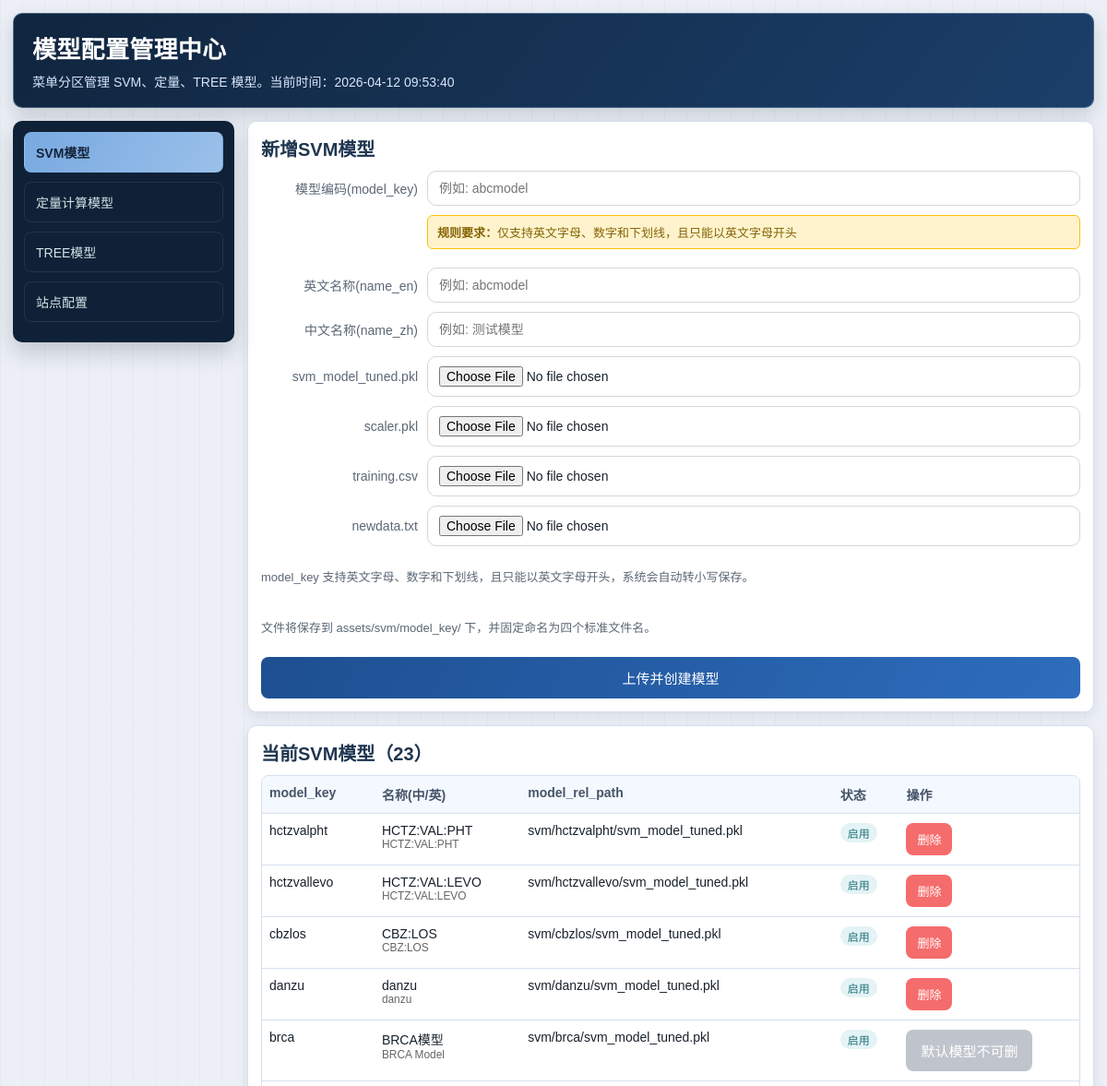
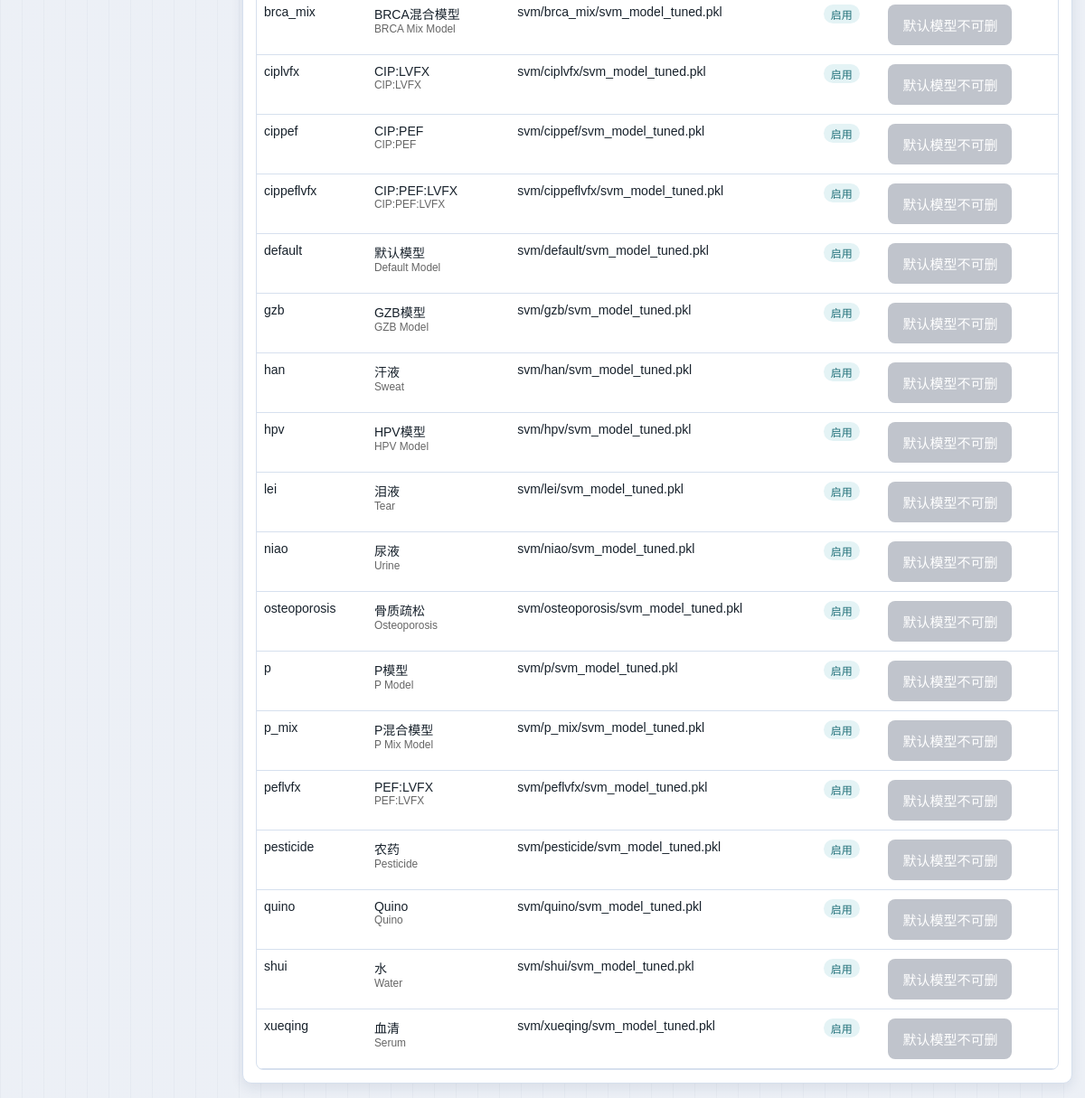
Screenshot of /admin/models/svm with the database file from the repository (2 pictures, top to bottom).
### tables this page shows
CREATE TABLE svm_models (
            model_key TEXT PRIMARY KEY,
            name TEXT NOT NULL,
            model_rel_path TEXT NOT NULL,
            scaler_rel_path TEXT NOT NULL,
            training_rel_path TEXT NOT NULL,
            default_txt_rel_path TEXT NOT NULL,
            is_active INTEGER NOT NULL DEFAULT 1,
            created_at TEXT NOT NULL DEFAULT CURRENT_TIMESTAMP,
            updated_at TEXT NOT NULL DEFAULT CURRENT_TIMESTAMP
        , is_builtin INTEGER NOT NULL DEFAULT 0, name_en TEXT, name_zh TEXT);

### blueprints/model_admin.py (the view)
@model_admin_bp.route("/admin/models/svm", methods=["GET"])
def svm_model_admin_page():
    pending_model_key = _normalize_model_key(request.args.get("pending_model_key", ""))
    pending_prob_labels_raw = request.args.get("pending_prob_labels", "")
    pending_prob_labels = []
    if pending_prob_labels_raw:
        pending_prob_labels = [
            _canonical_probability_label_key(x)
            for x in pending_prob_labels_raw.split(",")
            if _canonical_probability_label_key(x)
        ]
    activation_mode = request.args.get("activation_mode", "").strip() == "1"
    return _render_svm_admin_page(
        svm_message=request.args.get("svm_message", ""),
        svm_error=request.args.get("svm_error", ""),
        pending_model_key=pending_model_key,
        pending_prob_labels=pending_prob_labels,
        activation_mode=activation_mode,
    )

### blueprints/model_admin.py (called while the page is built)
def _normalize_model_key(raw_value: str) -> str:
    return raw_value.strip().lower()

def _render_svm_admin_page(
    svm_message: str = "",
    svm_error: str = "",
    pending_model_key: str = "",
    pending_prob_labels=None,
    activation_mode: bool = False,
    all_prob_labels=None,
    existing_prob_label_map=None,
):
    svm_models = list_svm_models(ModelConfig.DB_PATH)
    return render_template(
        "model_admin_svm.html",
        svm_models=svm_models,
        svm_message=svm_message,
        svm_error=svm_error,
        pending_model_key=pending_model_key,
        pending_prob_labels=(pending_prob_labels or []),
        activation_mode=activation_mode,
        all_prob_labels=all_prob_labels or [],
        existing_prob_label_map=existing_prob_label_map or {},
        now=datetime.now(),
        active_menu="svm",
    )

### config/model_config_repository.py (called while the page is built)
def _connect(db_path: str) -> sqlite3.Connection:
    conn = sqlite3.connect(db_path)
    conn.row_factory = sqlite3.Row
    conn.execute("PRAGMA foreign_keys = ON")
    return conn

@contextmanager
def _connection(db_path: str):
    conn = _connect(db_path)
    try:
        yield conn
        conn.commit()
    finally:
        conn.close()

def list_svm_models(db_path: str):
    with _connection(db_path) as conn:
        rows = conn.execute(
            """
            SELECT model_key, name_en, name_zh, model_rel_path, scaler_rel_path,
                     training_rel_path, default_txt_rel_path, is_builtin, is_active,
                   created_at, updated_at
            FROM svm_models
            ORDER BY updated_at DESC, model_key
            """
        ).fetchall()
    return [dict(row) for row in rows]

### templates/model_admin_svm.html (shortened to what this page needs)
{% extends "model_admin_base.html" %}
{% block content %}
{% if not activation_mode %}
<article class="card">
    <h2>新增SVM模型</h2>
    <form class="align-label-right" method="post" enctype="multipart/form-data" action="{{ url_for('model_admin.create_svm_model_config') }}">
        <div class="row">
            <label for="model_key">模型编码(model_key)</label>
            <input id="model_key" name="model_key" type="text" required placeholder="例如: abcmodel">
        </div>
        <div style="background:#fff3cd;border:1px solid #ffc107;border-radius:6px;padding:8px 10px;font-size:13px;color:#856404;margin-left: 180px;">
            <strong>规则要求：</strong>仅支持英文字母、数字和下划线，且只能以英文字母开头
        </div>
        <div class="row">
            <label for="name_en">英文名称(name_en)</label>
            <input id="name_en" name="name_en" type="text" required placeholder="例如: abcmodel">
        </div>
        <div class="row">
            <label for="name_zh">中文名称(name_zh)</label>
            <input id="name_zh" name="name_zh" type="text" required placeholder="例如: 测试模型">
        </div>
        <div class="row">
            <label for="svm_model_file">svm_model_tuned.pkl</label>
            <input id="svm_model_file" name="svm_model_file" type="file" accept=".pkl" required>
        </div>
        <div class="row">
            <label for="scaler_file">scaler.pkl</label>
            <input id="scaler_file" name="scaler_file" type="file" accept=".pkl" required>
        </div>
        <div class="row">
            <label for="training_csv_file">training.csv</label>
            <input id="training_csv_file" name="training_csv_file" type="file" accept=".csv" required>
        </div>
        <div class="row">
            <label for="newdata_file">newdata.txt</label>
            <input id="newdata_file" name="newdata_file" type="file" accept=".txt" required>
        </div>
        <p class="hint">model_key 支持英文字母、数字和下划线，且只能以英文字母开头，系统会自动转小写保存。</p>
        <p class="hint">文件将保存到 assets/svm/model_key/ 下，并固定命名为四个标准文件名。</p>
        <button class="btn" type="submit">上传并创建模型</button>
    </form>
</article>
{% endif %}
<article class="card">
    <h2>当前SVM模型（{{ svm_models|length }}）</h2>
    <div class="table-shell">
    <table>
        <thead>
        <tr>
            <th>model_key</th>
            <th>名称(中/英)</th>
            <th>model_rel_path</th>
            <th>状态</th>
            <th>操作</th>
        </tr>
        </thead>
        <tbody>
        {% for item in svm_models %}
        <tr>
            <td>{{ item.model_key }}</td>
            <td>
                <div>{{ item.name_zh }}</div>
                <div style="font-size: 0.85em; color: #666;">{{ item.name_en }}</div>
            </td>
            <td>{{ item.model_rel_path }}</td>
            <td>
                {% if item.is_active == 1 %}
                <span class="badge">启用</span>
                {% else %}
                <span class="badge" style="background:#f5ece9;color:#8e3b2d;">停用</span>
                {% endif %}
            </td>
            <td>
                {% if item.is_builtin == 1 %}
                <button class="btn btn-disabled" type="button" disabled title="默认初始模型不允许删除">默认模型不可删</button>
                {% else %}
                <form class="inline-form" method="post" action="{{ url_for('model_admin.delete_svm_model_config') }}" onsubmit="return confirmDelete('SVM', '{{ item.model_key }}')">
                    <button class="btn btn-danger" type="submit">删除</button>
                </form>
                {% endif %}
            </td>
        </tr>
        {% endfor %}
        </tbody>
    </table>
    </div>
</article>
{% endblock %}

### templates/model_admin_base.html (shortened to what this page needs)
<!DOCTYPE html>
<html lang="zh-CN">
<head>
</head>
<body>
<section class="hero">
    <h1>模型配置管理中心</h1>
    <p>菜单分区管理 SVM、定量、TREE 模型。当前时间：{{ now.strftime('%Y-%m-%d %H:%M:%S') }}</p>
</section>
<div class="layout">
    <aside class="menu">
        <a href="{{ url_for('model_admin.svm_model_admin_page') }}" class="{% if active_menu == 'svm' %}active{% endif %}">SVM模型</a>
        <a href="{{ url_for('model_admin.quantitative_model_admin_page') }}" class="{% if active_menu == 'quantitative' %}active{% endif %}">定量计算模型</a>
        <a href="{{ url_for('model_admin.tree_model_admin_page') }}" class="{% if active_menu == 'tree' %}active{% endif %}">TREE模型</a>
        <a href="{{ url_for('model_admin.site_admin_page') }}" class="{% if active_menu == 'sites' %}active{% endif %}">站点配置</a>
    </aside>
    <main class="content">
        {% block content %}{% endblock %}
    </main>
</div>
</body>
</html>

### templates/model_admin_base.html (style rules this page uses)
:root { --bg: #f3f6fb; --panel: #ffffff; --ink: #17212b; --muted: #5a6775; --brand: #1d4f91; --brand-2: #2e6dbd; --line: #d6e0ee; --ok: #0a7d31; --danger: #b42318; --menu-bg: #0f2137; --menu-active: #78a9e0; }
* { box-sizing: border-box; }
body { margin: 0; color: var(--ink); font-family: "Microsoft YaHei", "PingFang SC", sans-serif; background: linear-gradient(0deg, rgba(26, 53, 92, 0.03), rgba(26, 53, 92, 0.03)), repeating-linear-gradient(90deg, rgba(80, 104, 138, 0.045) 0, rgba(80, 104, 138, 0.045) 1px, transparent 1px, transparent 24px), var(--bg); }
.hero { width: calc(100% - 28px); margin: 14px; border-radius: 10px; padding: 18px 20px; color: #fff; background: linear-gradient(130deg, #10253e 0, #1b3f6a 100%); box-shadow: 0 8px 20px rgba(18, 49, 58, 0.18); border: 1px solid rgba(172, 198, 236, 0.35); }
.hero h1 { margin: 0; font-size: 26px; letter-spacing: 0.3px; }
.hero p { margin: 8px 0 0; color: #d8e6fb; font-size: 14px; }
.layout { width: calc(100% - 28px); margin: 0 14px 16px; display: grid; grid-template-columns: 240px minmax(0, 1fr); gap: 14px; }
.menu { background: var(--menu-bg); border-radius: 10px; padding: 12px; box-shadow: 0 10px 26px rgba(19, 41, 47, 0.22); height: fit-content; position: sticky; top: 14px; }
.menu a { display: block; text-decoration: none; color: #d3e5e6; border: 1px solid rgba(255, 255, 255, 0.09); border-radius: 8px; padding: 11px 12px; margin-bottom: 10px; font-size: 14px; transition: border-color .16s ease, color .16s ease, background .16s ease; }
.menu a.active { background: linear-gradient(120deg, var(--menu-active) 0, #9bc0ea 100%); color: #132437; border-color: transparent; font-weight: 700; }
.content { display: grid; gap: 14px; }
.card { background: var(--panel); border: 1px solid var(--line); border-radius: 10px; padding: 14px; box-shadow: 0 5px 14px rgba(21, 49, 87, 0.09); }
.card h2 { margin: 0 0 10px; color: #1f3650; font-size: 20px; }
form { display: grid; gap: 10px; }
.row { display: grid; grid-template-columns: 170px 1fr; align-items: center; gap: 10px; }
label { color: var(--muted); font-size: 14px; }
.align-label-right label { text-align: right; }
input[type="text"], input[type="file"], select { width: 100%; border: 1px solid #d7d6d2; border-radius: 10px; padding: 10px 12px; background: #fff; font-size: 14px; }
.hint { color: var(--muted); font-size: 13px; }
.btn { border: none; border-radius: 8px; padding: 12px 16px; background: linear-gradient(120deg, var(--brand) 0%, var(--brand-2) 100%); color: #fff; font-size: 15px; cursor: pointer; }
.btn.btn-danger { background: #f56c6c; color: #fff; padding: 8px 12px; font-size: 13px; }
.btn.btn-disabled, .btn:disabled { background: #c0c4cc; color: #fff; cursor: not-allowed; }
.inline-form { display: inline-block; margin: 0; }
.table-shell { width: 100%; overflow-x: auto; border: 1px solid var(--line); border-radius: 8px; background: #fff; }
table { width: 100%; border-collapse: collapse; font-size: 14px; min-width: 720px; }
th, td { border-bottom: 1px solid var(--line); text-align: left; padding: 10px 8px; vertical-align: top; }
th { color: #465468; font-weight: 700; background: #f4f8ff; }
.badge { display: inline-block; padding: 2px 8px; border-radius: 999px; font-size: 12px; background: #e4f3f5; color: #1f6f78; }

### rows the page displays
svm_models: model_key "hctzvalpht", name_zh "HCTZ:VAL:PHT", name_en "HCTZ:VAL:PHT", model_rel_path "svm/hctzvalpht/svm_model_tuned.pkl", is_active "启用"
svm_models: model_key "hctzvallevo", name_zh "HCTZ:VAL:LEVO", name_en "HCTZ:VAL:LEVO", model_rel_path "svm/hctzvallevo/svm_model_tuned.pkl", is_active "启用"
svm_models: model_key "cbzlos", name_zh "CBZ:LOS", name_en "CBZ:LOS", model_rel_path "svm/cbzlos/svm_model_tuned.pkl", is_active "启用"
svm_models: model_key "danzu", name_zh "danzu", name_en "danzu", model_rel_path "svm/danzu/svm_model_tuned.pkl", is_active "启用"
svm_models: model_key "brca", name_zh "BRCA模型", name_en "BRCA Model", model_rel_path "svm/brca/svm_model_tuned.pkl", is_active "启用", is_builtin "默认模型不可删"
svm_models: model_key "brca_mix", name_zh "BRCA混合模型", name_en "BRCA Mix Model", model_rel_path "svm/brca_mix/svm_model_tuned.pkl", is_active "启用", is_builtin "默认模型不可删"
svm_models: model_key "ciplvfx", name_zh "CIP:LVFX", name_en "CIP:LVFX", model_rel_path "svm/ciplvfx/svm_model_tuned.pkl", is_active "启用", is_builtin "默认模型不可删"
svm_models: model_key "cippef", name_zh "CIP:PEF", name_en "CIP:PEF", model_rel_path "svm/cippef/svm_model_tuned.pkl", is_active "启用", is_builtin "默认模型不可删"
svm_models: model_key "cippeflvfx", name_zh "CIP:PEF:LVFX", name_en "CIP:PEF:LVFX", model_rel_path "svm/cippeflvfx/svm_model_tuned.pkl", is_active "启用", is_builtin "默认模型不可删"
svm_models: model_key "default", name_zh "默认模型", name_en "Default Model", model_rel_path "svm/default/svm_model_tuned.pkl", is_active "启用", is_builtin "默认模型不可删"
svm_models: model_key "gzb", name_zh "GZB模型", name_en "GZB Model", model_rel_path "svm/gzb/svm_model_tuned.pkl", is_active "启用", is_builtin "默认模型不可删"
svm_models: model_key "han", name_zh "汗液", name_en "Sweat", model_rel_path "svm/han/svm_model_tuned.pkl", is_active "启用", is_builtin "默认模型不可删"
svm_models: model_key "hpv", name_zh "HPV模型", name_en "HPV Model", model_rel_path "svm/hpv/svm_model_tuned.pkl", is_active "启用", is_builtin "默认模型不可删"
svm_models: model_key "lei", name_zh "泪液", name_en "Tear", model_rel_path "svm/lei/svm_model_tuned.pkl", is_active "启用", is_builtin "默认模型不可删"
svm_models: model_key "niao", name_zh "尿液", name_en "Urine", model_rel_path "svm/niao/svm_model_tuned.pkl", is_active "启用", is_builtin "默认模型不可删"
svm_models: model_key "osteoporosis", name_zh "骨质疏松", name_en "Osteoporosis", model_rel_path "svm/osteoporosis/svm_model_tuned.pkl", is_active "启用", is_builtin "默认模型不可删"
svm_models: model_key "p", name_zh "P模型", name_en "P Model", model_rel_path "svm/p/svm_model_tuned.pkl", is_active "启用", is_builtin "默认模型不可删"
svm_models: model_key "p_mix", name_zh "P混合模型", name_en "P Mix Model", model_rel_path "svm/p_mix/svm_model_tuned.pkl", is_active "启用", is_builtin "默认模型不可删"
svm_models: model_key "peflvfx", name_zh "PEF:LVFX", name_en "PEF:LVFX", model_rel_path "svm/peflvfx/svm_model_tuned.pkl", is_active "启用", is_builtin "默认模型不可删"
svm_models: model_key "pesticide", name_zh "农药", name_en "Pesticide", model_rel_path "svm/pesticide/svm_model_tuned.pkl", is_active "启用", is_builtin "默认模型不可删"
svm_models: model_key "quino", name_zh "Quino", name_en "Quino", model_rel_path "svm/quino/svm_model_tuned.pkl", is_active "启用", is_builtin "默认模型不可删"
svm_models: model_key "shui", name_zh "水", name_en "Water", model_rel_path "svm/shui/svm_model_tuned.pkl", is_active "启用", is_builtin "默认模型不可删"
svm_models: model_key "xueqing", name_zh "血清", name_en "Serum", model_rel_path "svm/xueqing/svm_model_tuned.pkl", is_active "启用", is_builtin "默认模型不可删"

### other values shown
{{ svm_models|length }} "23"
